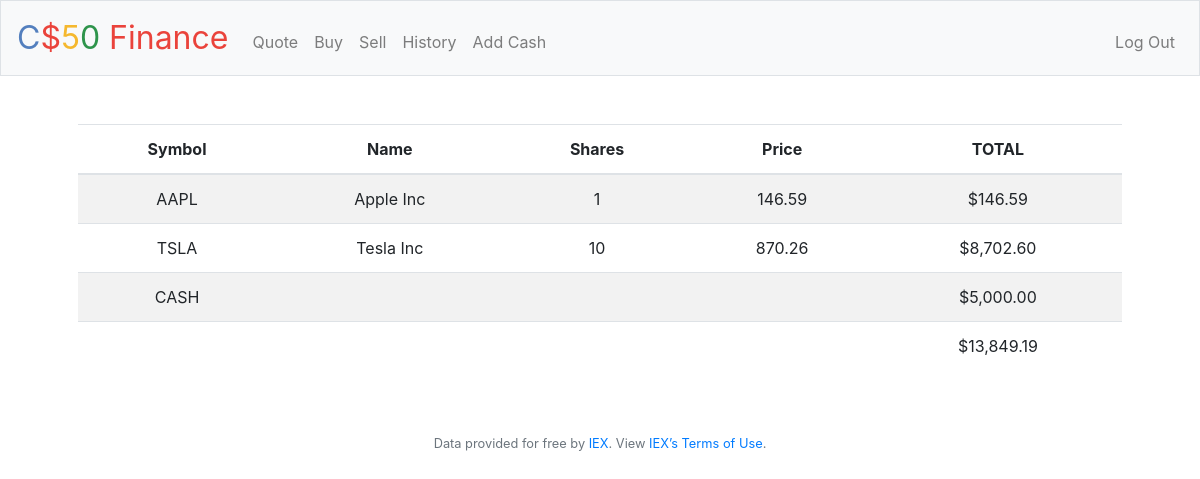
/ (signed in), run on the app's committed database.
### tables this page shows
CREATE TABLE activity (
    id INTEGER PRIMARY KEY AUTOINCREMENT,
    user_id INTEGER NOT NULL,
    name TEXT NOT NULL,
    shares INTEGER NOT NULL,
    price NUMERIC NOT NULL,
    type TEXT NOT NULL,
    symbol TEXT NOT NULL,
    time TIMESTAMP DEFAULT CURRENT_TIMESTAMP,
    FOREIGN KEY(user_id) REFERENCES users(id)
);

CREATE TABLE users (id INTEGER, username TEXT NOT NULL, hash TEXT NOT NULL, cash NUMERIC NOT NULL DEFAULT 10000.00, PRIMARY KEY(id));

### application.py (the view)
@app.route("/")
@login_required
def index():
    id_user = session["user_id"]
    stocks = db.execute("SELECT symbol, name, SUM(shares) AS shares, price FROM activity WHERE user_id = ? GROUP BY symbol", id_user)
    cash = db.execute("SELECT cash FROM users WHERE id = ?", id_user)[0]
    total = cash['cash']
    for value in stocks:
        total += value['shares'] * value['price']
    return render_template("index.html", stocks=stocks, cash=cash, usd=usd, total=total)

### application.py (called while the page is built)
@app.after_request
def after_request(response):
    response.headers["Cache-Control"] = "no-cache, no-store, must-revalidate"
    response.headers["Expires"] = 0
    response.headers["Pragma"] = "no-cache"
    return response

### helpers.py (called while the page is built)
def login_required(f):
    @wraps(f)
    def decorated_function(*args, **kwargs):
        if session.get("user_id") is None:
            return redirect("/login")
        return f(*args, **kwargs)
    return decorated_function

def usd(value):
    return f"${value:,.2f}"

### templates/index.html (shortened to what this page needs)
{% extends "layout.html" %}
{% block main %}
<table class="table table-striped">
    <thead>
        <tr>
            <th>Symbol</th>
            <th>Name</th>
            <th>Shares</th>
            <th>Price</th>
            <th>TOTAL</th>
        </tr>
    </thead>
    <tbody>
        {% for stock in stocks %}
        <tr>
            <td>{{ stock.symbol }}</td>
            <td>{{ stock.name }}</td>
            <td>{{ stock.shares }}</td>
            <td>{{ stock.price }}</td>
            <td>{{ (stock.shares * stock.price) | usd }}</td>
        </tr>
        {% endfor %}
        <tr>
            <td>CASH</td>
            <td colspan="3"></td>
            <td>{{ cash.cash | usd }}</td>
        </tr>
    </tbody>
    <tfoot>
        <tr>
            <td colspan="4"></td>
            <td>{{ total | usd }}</td>
        </tr>
    </tfoot>
</table>
{% endblock %}

### data on the page
activity: symbol "AAPL", name "Apple Inc", shares "1", price "146.59", (stock.shares*stock.price)|usd "$146.59"
activity: symbol "TSLA", name "Tesla Inc", shares "10", price "870.26", shares "$8,702.60"
users: cash "$5,000.00"

### other printed values
{{ total | usd }} "$13,849.19"
